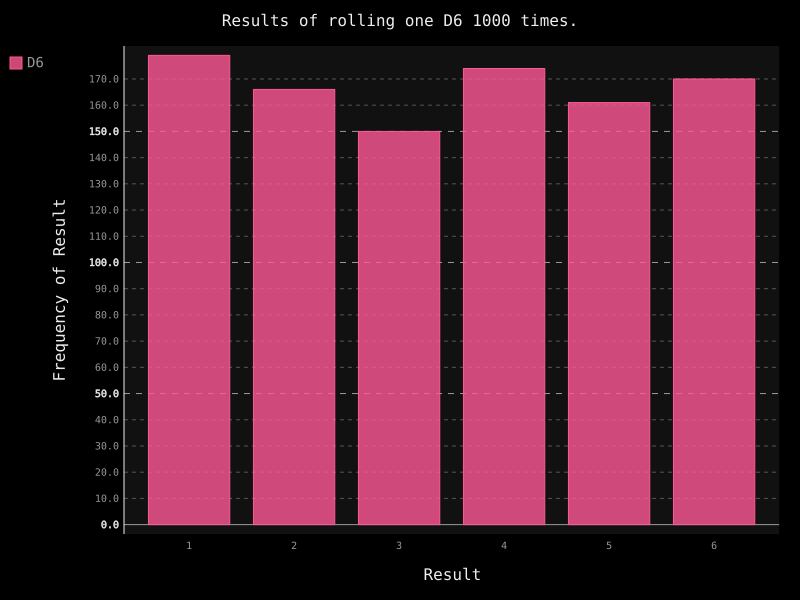

Write Python code to recreate this figure.
from die import Die
import pygal

#创建一个D6
die=Die()

#扔几次骰子，并将结果存储在一个列表中
results=[]
for roll_num in range(1000):
    result=die.roll()
    results.append(result)

#分析结果
frequencies=[]
for value in range(1,die.number_sides+1):
    frequency=results.count(value)
    frequencies.append(frequency)

#对结果进行可视化
#创建条形图实例
hist=pygal.Bar()

hist.title="Results of rolling one D6 1000 times."
hist.x_labels=['1','2','3','4','5','6']
hist.x_title="Result"
hist.y_title="Frequency of Result"

hist.add('D6',frequencies)
hist.render_to_file('die_visual.svg')

print(frequencies)
